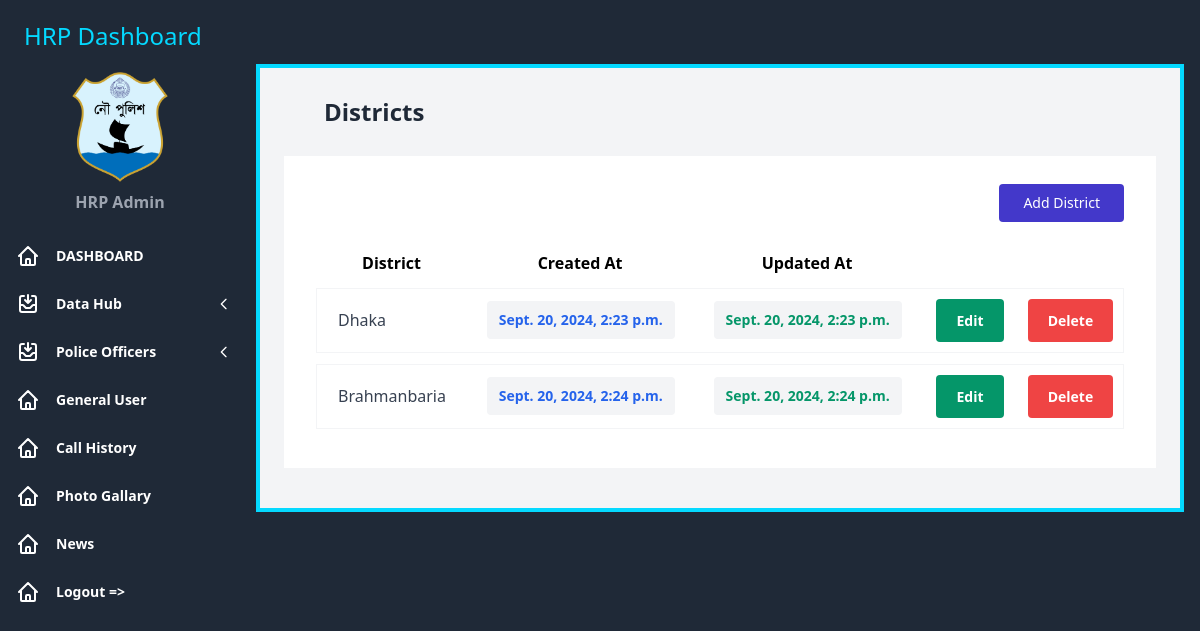
The page /district (signed in) on the database its author committed.
### datahub/models.py (models this page shows, shortened)
class District(models.Model):
    name = models.CharField(max_length=255, blank=False, null=False)
    name_bn = models.CharField(max_length=255, blank=False, null=False)
    created_at = models.DateTimeField(auto_now_add=True)
    updated_at = models.DateTimeField(auto_now=True)

### datahub/views.py (the view)
# urls.py: path('district', district, name='district'),
@login_required
def district(request, *args, **kwargs):
    ds = District.objects.all()
    context = {
        'ds': ds
    }
    return render(request, 'datahub/district.html', context)

### template/datahub/district.html (shortened to what this page needs)
{% extends 'datahub/base.html' %}  {% block content %}
<div class="sm:px-6 w-full">
  <div class="px-4 md:px-10 py-4 md:py-7">
    <div class="flex items-center justify-between">
      <p
        tabindex="0"
        class="focus:outline-none text-base sm:text-lg md:text-xl lg:text-2xl font-bold leading-normal text-gray-800"
      >
        Districts
      </p>
    </div>
  </div>
  <div class="bg-white py-4 md:py-7 px-4 md:px-8 xl:px-10">
    <div class="sm:flex items-center justify-between">
      <a
        href="/district/add"
        class="focus:ring-2 focus:ring-offset-2 focus:ring-indigo-600 mt-4 sm:mt-0 inline-flex items-start justify-start px-6 py-3 bg-indigo-700 hover:bg-indigo-600 focus:outline-none rounded"
      >
        <p class="text-sm font-medium leading-none text-white">Add District</p>
      </a>
    </div>
    <div class="mt-7 overflow-x-auto">
      <table class="w-full whitespace-nowrap">
        <thead>
            <tr>
                <th>District</th>
                <th>Created At</th>
                <th>Updated At</th>
                <th></th>
                <th></th>
            </tr>
            <tr class="h-3"></tr>
        </thead>
        <tbody>
            {% for e in ds %}
          <tr
            tabindex="0"
            class="focus:outline-none h-16 border border-gray-100 rounded"
          >
            <td class="">
              <div class="flex items-center pl-5">
                <p
                  class="text-base font-medium leading-none text-gray-700 mr-2"
                >
                  {{e.name}}
                </p>
              </div>
            </td>
            <td class="pl-5">
              <button
                class="font-bold py-3 px-3 text-sm focus:outline-none leading-none text-blue-600 bg-gray-100 rounded"
              >
                {{e.created_at}}
              </button>
            </td>
            <td class="pl-5">
                <button
                  class="py-3 px-3 text-sm focus:outline-none leading-none text-green-600 font-bold bg-gray-100 rounded"
                >
                  {{e.updated_at}}
                </button>
              </td>
            <td class="pl-4">
              <a
                href="/district/edit/{{e.id}}"
                class="font-bold focus:ring-2 focus:ring-offset-2 focus:ring-red-300 text-sm leading-none text-white py-3 px-5 bg-green-600 rounded hover:bg-green-800 focus:outline-none"
              >
                Edit
              </a>
            </td>
            <td class="pl-4">
                <a
                  href="/district/delete/{{e.id}}"
                  class="font-bold focus:ring-2 focus:ring-offset-2 focus:ring-red-300 text-sm leading-none text-white py-3 px-5 bg-red-500 rounded hover:bg-red-800 focus:outline-none"
                >
                  Delete
                </a>
              </td>
          </tr>
          <tr class="h-3"></tr>
          {% endfor %}
        </tbody>
      </table>
    </div>
  </div>
</div>
{% endblock content %}

### rows shown on the page
District: name "Dhaka", created_at "Sept. 20, 2024, 2:23 p.m.", updated_at "Sept. 20, 2024, 2:23 p.m."
District: name "Brahmanbaria", created_at "Sept. 20, 2024, 2:24 p.m.", updated_at "Sept. 20, 2024, 2:24 p.m."
